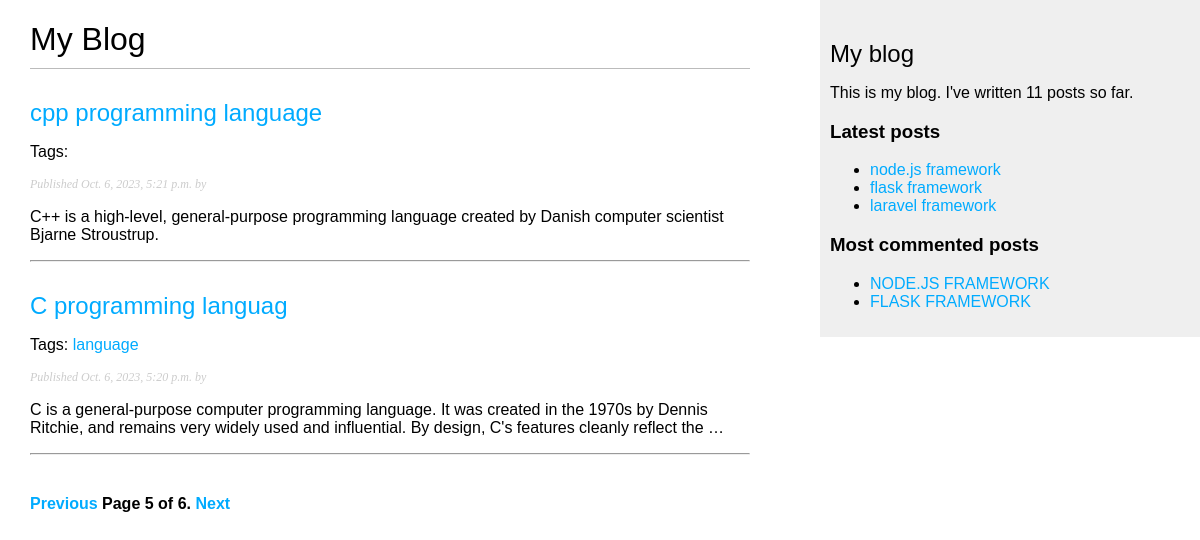
The app's page /blog/?page=5 with its own data.
### blog/models.py (models this page shows, shortened)
class Post(models.Model):
    class Status(models.TextChoices):
        DRAFT = 'DF' , 'Draft'
        PUBLISHED = 'PB' , 'Published'
    title = models.CharField(max_length=250)
    slug = models.SlugField(max_length=250, unique_for_date='publish')
    auth = models.ForeignKey(User, on_delete=models.CASCADE, related_name='blog_posts')
    body = models.TextField()
    publish = models.DateTimeField(default=timezone.now)
    created = models.DateTimeField(auto_now_add=True)
    updated = models.DateTimeField(auto_now=True)
    status = models.CharField(max_length=2, choices=Status.choices, default=Status.DRAFT)
    tags = TaggableManager()
    class Meta:
        ordering = ['-publish']
        indexes = [
            models.Index(fields=['-publish']),
        ]
    def get_absolute_url(self):
        return reverse("blog:post_detail",args=[
            self.publish.year,
            self.publish.month,
            self.publish.day,
            self.slug,
        ])

### blog/views.py (the view)
# urls.py: path('', views.post_list, name='post_list'),
def post_list(request, tag_slug=None):
    post_list = Post.objects.all()
    tag = None
    if tag_slug:
        tag = get_object_or_404(Tag, slug=tag_slug)
        post_list = post_list.filter(tags__in=[tag])
    paginator = Paginator(post_list, 2)
    page_number = request.GET.get('page', 1)
    try:
        posts = paginator.page(page_number)
    except PageNotAnInteger:
        posts = paginator.page(1)
    except EmptyPage:
        posts = paginator.page(paginator.num_pages)
    return render(request, 'blog/post/list.html', {'posts': posts, 'tag': tag})

### blog/templatetags/blog_tags.py (called while the page is built)
@register.simple_tag
def total_posts():
    return Post.objects.count()

@register.inclusion_tag('blog/post/latest_posts.html')
def show_latest_posts(count=5):
    latest_posts = Post.objects.order_by('-publish')[:count]
    return {'latest_posts': latest_posts}

@register.simple_tag
def get_most_commented_posts(count=5):
    return Post.objects.annotate(total_comments=Count('comments')).order_by('-total_comments')[:count]

@register.filter(name='markdown')
def markdown_format(text):
    return mark_safe(markdown.markdown(text))

### blog/templates/blog/post/list.html (shortened to what this page needs)
{% extends "blog/base.html" %}
{% load blog_tags %}
{% block content %}
    <h1>My Blog</h1>
    {% for post in posts %}
        <h2>
        <a href="{{ post.get_absolute_url }}">
            {{ post.title }}
        </a>
        </h2>
        <p class="tags">
            Tags:
            {% for tag in post.tags.all %}
                <a href="{% url "blog:post_list_by_tag" tag.slug %}">
                    {{ tag.name }}
                </a>
            {% endfor %}
        </p>
        <p class="date">
        Published {{ post.publish }} by {{ post.author }}
        </p>
        {{ post.body|markdown|truncatewords_html:30 }}
        <hr />
    {% endfor %}
    {% include "pagination.html" with page=posts %}
{% endblock %}

### blog/templates/blog/base.html (shortened to what this page needs)
{% load static %}
{% load blog_tags %}
<!DOCTYPE html>
<html>
    <head>
        <link href="{% static "css/blog.css" %}" rel="stylesheet">
    </head>
    <body>
        <div id="content">
            {% block content %}
            {% endblock %}
        </div>
        <div id="sidebar">
            <h2>My blog</h2>
            <p>
                This is my blog.
                I've written {% total_posts %} posts so far.
            </p>
            <h3>Latest posts</h3>
            {% show_latest_posts 3 %}
            <h3>Most commented posts</h3>
            {% get_most_commented_posts 2 as most_commented_posts %}
            <ul>
                {% for post in most_commented_posts %}
                    <li>
                        <a href="{{ post.get_absolute_url }}">{{ post.title|upper }}</a>
                    </li>
                {% endfor %}
            </ul>
        </div>
    </body>
</html>

### blog/templates/blog/post/latest_posts.html
<ul>
    {% for post in latest_posts %}
        <li>
            <a href="{{ post.get_absolute_url }}">{{ post.title }}</a>
        </li>
    {% endfor %}
</ul>

### blog/static/css/blog.css (style rules this page uses)
body { margin:0; padding:0; font-family:helvetica, sans-serif; }
a { color:#00abff; text-decoration:none; }
h1 { font-weight:normal; border-bottom:1px solid #bbb; padding:0 0 10px 0; }
h2 { font-weight:normal; margin:30px 0 0; }
#content { float:left; width:60%; padding:0 0 0 30px; }
#sidebar { float:right; width:30%; padding:10px; background:#efefef; height:100%; }
p.date { color:#ccc; font-family: georgia, serif; font-size: 12px; font-style: italic; }

### records on screen
Post: title "cpp programming language", publish "Oct. 6, 2023, 5:21 p.m.", body "C++ is a high-level, general-purpose programming language created by Danish computer scientist Bjarne Stroustrup."
Post: title "C programming languag", publish "Oct. 6, 2023, 5:20 p.m.", body "C is a general-purpose computer programming language. It was created in the 1970s by Dennis Ritchie, and remains very widely used and influential. By design, C's features cleanly reflect the …"
Tag: name "language"
Post: title "node.js framework", title "NODE.JS FRAMEWORK"
Post: title "flask framework", title "FLASK FRAMEWORK"
Post: title "laravel framework"

### other values on screen
{{ page.number }} "5"
{{ page.paginator.num_pages }} "6"
